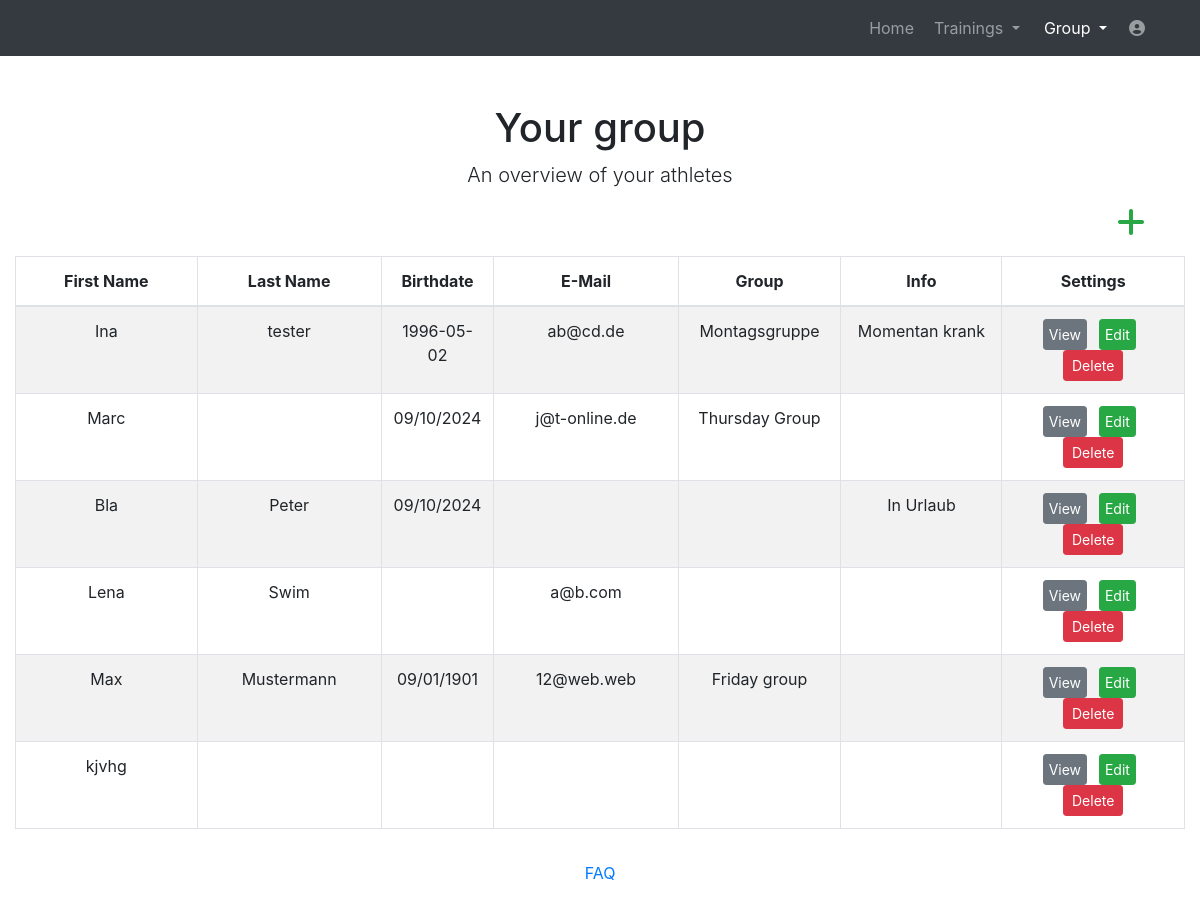
Before: /website/group (signed in) with the older database file.
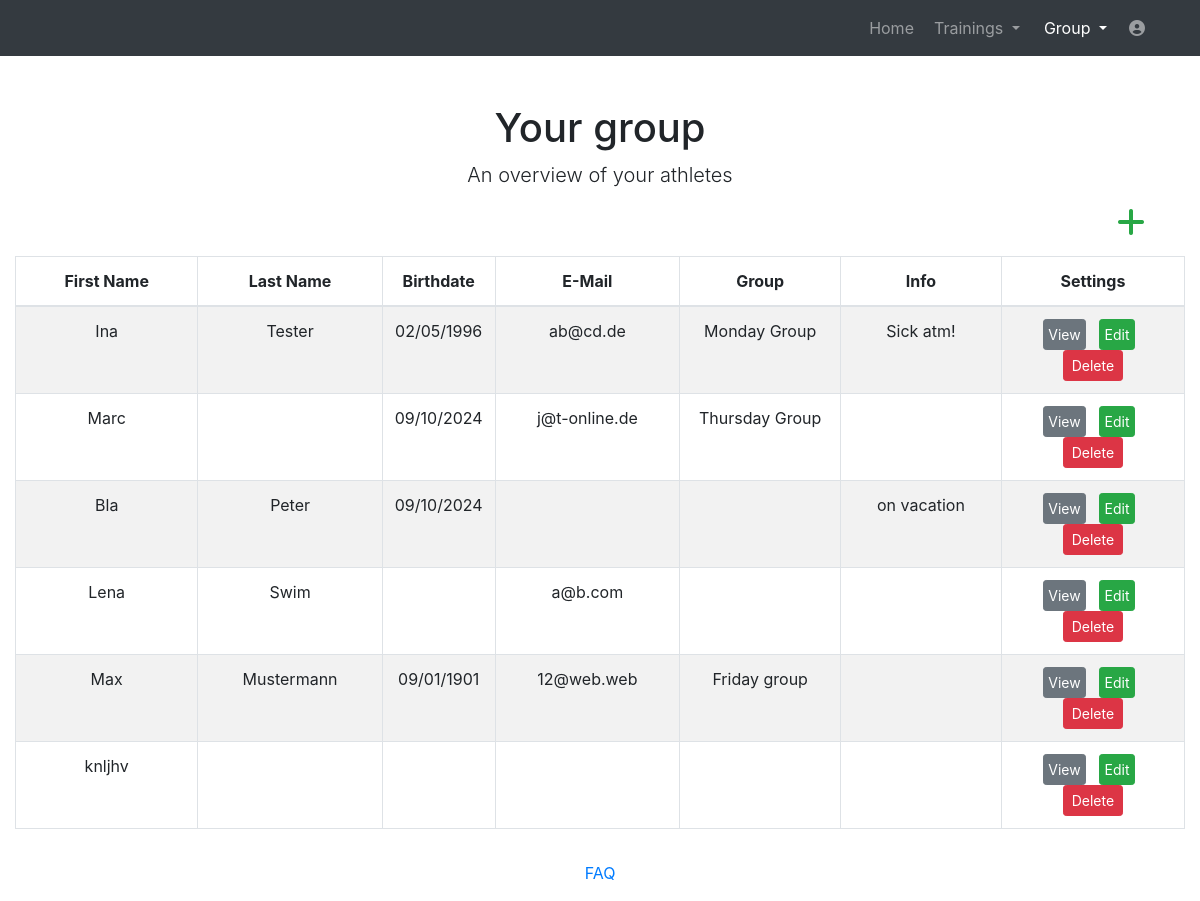
After: the same page with the newer database file.
### website/models.py (models this page shows)
class Swimmer(models.Model):
    first_name = models.CharField(max_length=30)
    last_name = models.CharField(max_length=30)
    birthdate = models.CharField(max_length=30, null=True, default='')
    email = models.CharField(max_length=30)
    group = models.CharField(max_length=30, default='')
    info = models.CharField(max_length=828, null=True, default='')
    user = models.ForeignKey(User, on_delete=models.CASCADE)

### website/views_loggedin.py (the view)
# urls.py: path('group', views_loggedin.group, name='group'),
@login_required
def group(request):
    user = request.user
    swimmer = Swimmer.objects.filter(user=user)
    return render(request, 'group.html', context={'swimmer': swimmer})

### templates/group.html (shortened to what this page needs)
<!DOCTYPE html>
<html lang="en">
<head>
  {% load static %}
  <link href="{% static 'vendor/bootstrap/css/bootstrap.min.css' %}" rel="stylesheet">
  <link media="screen" href="{% static 'css/plan.css' %}" rel="stylesheet">
  <link href="{% static 'vendor/fontawesome-free/css/all.min.css' %}" rel="stylesheet" type="text/css">
  <link href="//netdna.bootstrapcdn.com/font-awesome/3.2.1/css/font-awesome.css" rel="stylesheet">
<body>
  <nav class="navbar navbar-expand-lg navbar-dark bg-dark static-top">
    <div class="container">
      <div class="collapse navbar-collapse" id="navbarResponsive">
        <ul class="navbar-nav ml-auto">
          <li class="nav-item ">
            <a class="nav-link" href="home">Home</a>
          </li>
		  <li class="nav-item dropdown no-arrow mx-1">
			<a class="nav-link dropdown-toggle" href="#" id="messagesDropdown" role="button" data-toggle="dropdown" aria-haspopup="true" aria-expanded="false">
					Trainings
			</a>
		  </li>
          <li class="nav-item dropdown no-arrow mx-1 active">
			<a class="nav-link dropdown-toggle" href="#" id="messagesDropdown" role="button" data-toggle="dropdown" aria-haspopup="true" aria-expanded="false">
					Group
			</a>
		  </li>
		   <li class="nav-item dropdown no-arrow">
			<a class="nav-link " href="#" id="userDropdown" role="button" data-toggle="dropdown" aria-haspopup="true" aria-expanded="false">
			  <i class="fas fa-user-circle fa-fw"></i>
			</a>
		  </li>
        </ul>
      </div>
    </div>
  </nav>
  <div class="container">
    <div class="row">
      <div class="col-lg-12 text-center">
        <h1 class="mt-5">Your group</h1>
        <p class="lead">An overview of your athletes</p>
      </div>
    </div>
  </div>
    <div class="container" style="max-width: 1340px;">
    {% include 'grouptable.html' %}
  </div>
    <footer class="page-footer font-small blue">
      <div class="footer-copyright text-center py-3">
        <a href="help"> FAQ</a>
      </div>
    </footer>
</body>
</html>

### templates/grouptable.html (shortened to what this page needs)
{% load static %}
    <div>
      <div >
        <div id="table" class="table-editable">
          <span class="table-add float-right mb-3 mr-2">
              <a href="{% url 'newathlete' %}" class="text-success" style="margin-right: 2.0rem !important;">
                <i class="fas fa-plus fa-2x" aria-hidden="true"></i>
              </a>
          </span>
          <table id="mytable" class="table table-bordered table-responsive-md table-striped text-center">
            <thead>
              <tr>
                <th class="text-center" style="width:16%;">First Name</th>
                <th class="text-center" style="width:16%;">Last Name</th>
                <th class="text-center" style="width:8%;">Birthdate</th>
                <th class="text-center" style="width:16%;">E-Mail</th>
                <th class="text-center" style="width:14%;">Group</th>
                <th class="text-center" style="width:14%;">Info</th>
                <th class="text-center" style="width:18%;">Settings</th>
              </tr>
            </thead>
            <tbody>
             {% for b in swimmer %}
              <tr>
                <td>{{ b.first_name}}</td>
                <td>{{ b.last_name }}</td>
                <td>{{ b.birthdate}}</td>
                <td>{{ b.email }}</td>
                <td>{{ b.group }}</td>
                <td>{{ b.info }}</td>
                <td>
                  <a href="{% url 'showathlete' athlete_id=b.pk %}" class="btn btn-secondary btn-rounded btn-sm my-0" style="padding-left: 3%; padding-right:3%; margin-right:5%;" >View</a>
                  <a href="{% url 'alterathlete' athlete_id=b.pk %}" class="btn btn-success btn-rounded btn-sm my-0" style="padding-left: 3%; padding-right:3%; margin-right:5%;" >Edit</a>
                  <span>
                    <a href="" class="btn btn-danger btn-rounded btn-sm my-0"  data-toggle="modal" data-target="#deleteModal{{b.pk}}" >Delete</a>
                  </span>
                </td>
              </tr>
             {% endfor %}
            </tbody>
          </table>
        </div>
      </div>
    </div>

Changed rows visible on the page:
removed Swimmer: first_name "kjvhg"
changed Swimmer "Ina": last_name "tester" → "Tester"; birthdate "1996-05-02" → "02/05/1996"; group "Montagsgruppe" → "Monday Group"; info "Momentan krank" → "Sick atm!"
changed Swimmer "Bla": info "In Urlaub" → "on vacation"
added Swimmer: first_name "knljhv"
